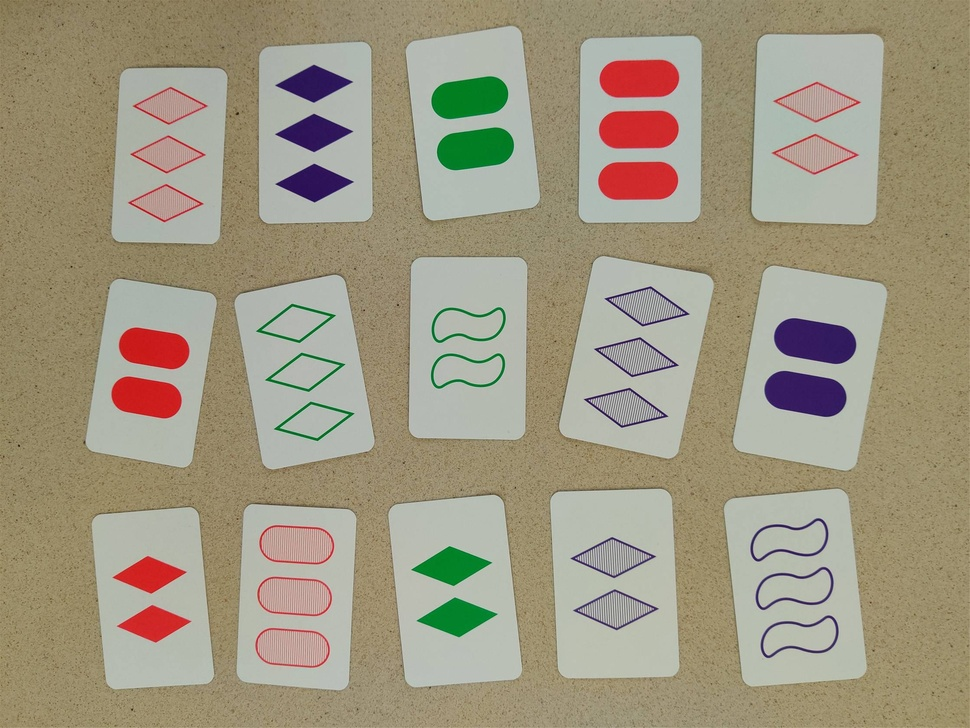
#> input picture Contours/Ttpvb.jpg, 970 x 728 px, shrunk from 2237 x 1678 before the run
$ jupyter execute Contours.ipynb
#> lines starting #> are read from the running program, lines starting #| are printed output that depends on the picture; after the words box and inside, x2 and y2 are one past the last pixel; in counts of white or black regions, pixels touching at a corner belong together
[cell 1]
import cv2
import numpy as np

[cell 2]
img1 = cv2.imread("Ttpvb.jpg")
#> img1 is the input picture: shape (728, 970, 3); mean B, G, R 129.3, 151.1, 159.3
img2 = cv2.imread("9B6hJ.jpg")
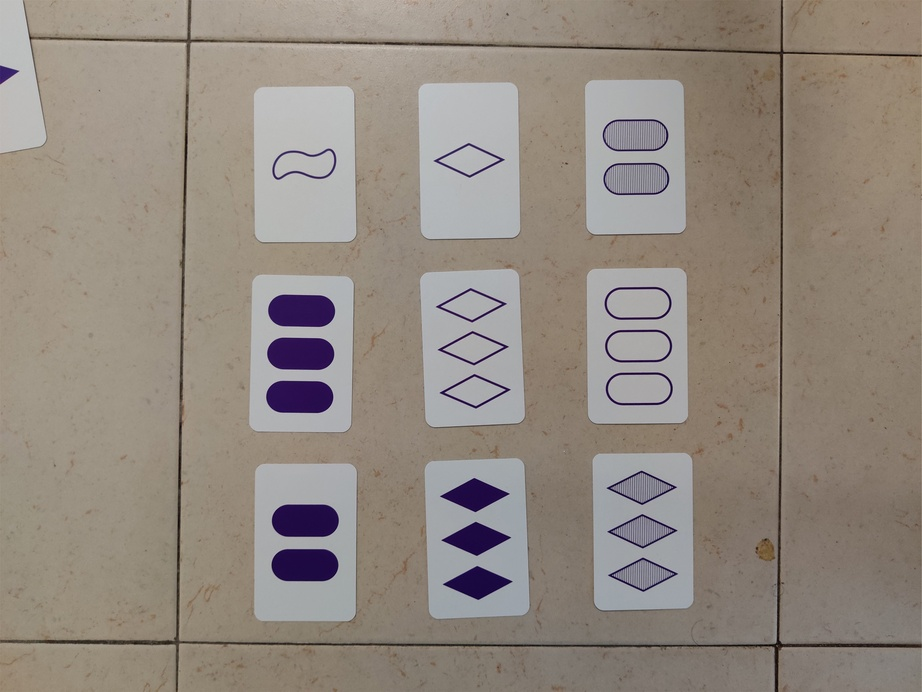
#> input picture Contours/9B6hJ.jpg, 922 x 692 px, shrunk from 2127 x 1595 before the run
#> img2 is the input picture: shape (692, 922, 3); mean B, G, R 128, 137.1, 146.6

assert img1 is not None
assert img2 is not None

Surface = "Surface"

[cell 3]
def GetContours(img,
                  GaussianKernel : tuple = (5, 5),
                  median : int = 21,
                  MorphologyKernel : tuple = (5,5),
                  CannyThreshold_min : int = 50,
                  CannyThreshold_max : int = 100):

#> called with GaussianKernel = (5, 5), median = 21, MorphologyKernel = (5, 5), CannyThreshold_min = 50, CannyThreshold_max = 100
    img_gray = cv2.cvtColor(img, cv2.COLOR_BGR2GRAY)

    img_blur = cv2.GaussianBlur(img_gray, GaussianKernel, 0)

    img_filtered = cv2.medianBlur(img_blur, median)
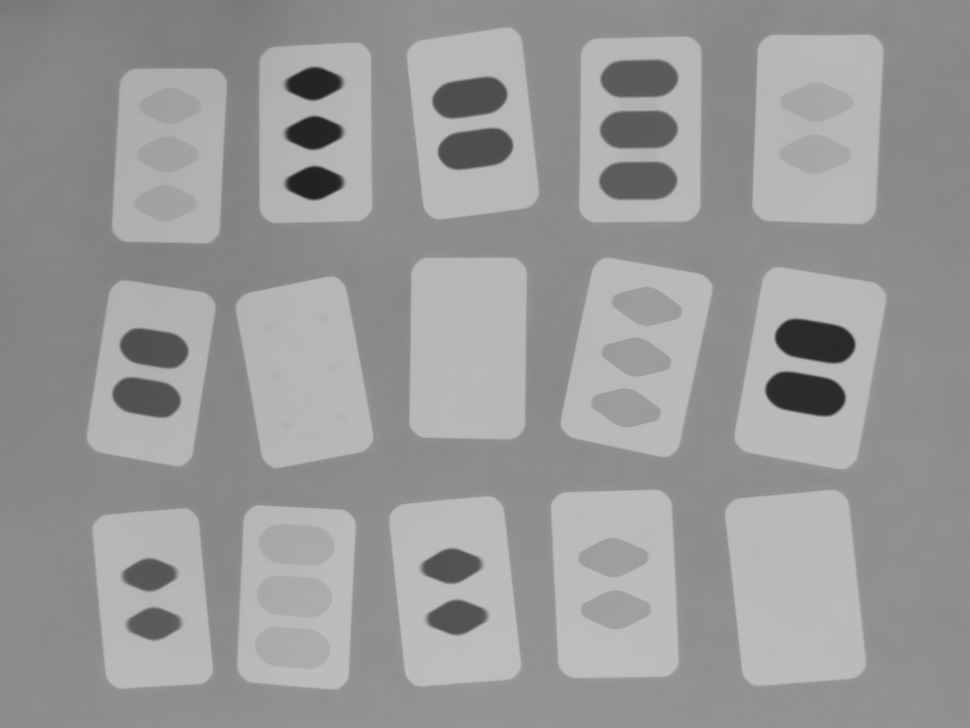
#> img_filtered: shape (728, 970); min 34, max 189, mean 152.9

    img_morph = cv2.morphologyEx(img_filtered, cv2.MORPH_OPEN, MorphologyKernel)
    img_morph = cv2.morphologyEx(img_morph, cv2.MORPH_CLOSE, MorphologyKernel)

    edges = cv2.Canny(img_morph,
                      CannyThreshold_min,
                      CannyThreshold_max)
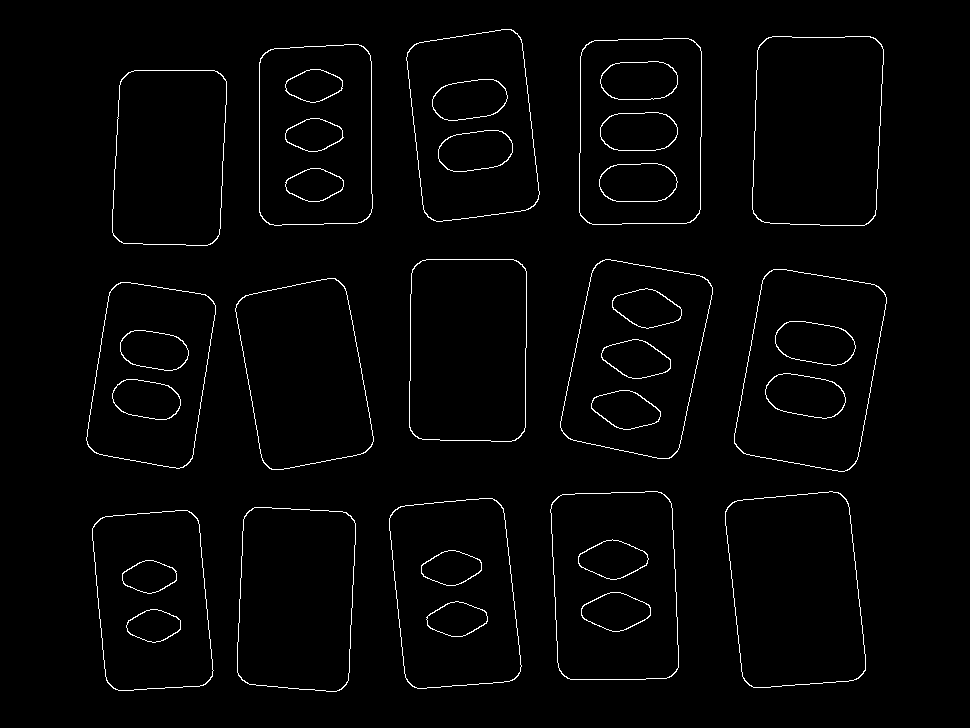
#> edges: shape (728, 970); 1.8% white in thin lines or dots, all inside (x1, y1, x2, y2) = (86, 29, 887, 692)

    return cv2.findContours(edges, cv2.RETR_EXTERNAL, cv2.CHAIN_APPROX_SIMPLE)

[cell 4]
def ShowContoursOnly(img, Surface, contours):
    zero = np.zeros_like(img)

    cv2.drawContours(zero, contours, -1, (0,255,0), 3)
    cv2.imshow(Surface, zero)

[cell 5]
def MyShowContours(img, Surface, contours):
    for i, contour in enumerate(contours):
        img_copy = img.copy()

        cv2.drawContours(img_copy, [contour], -1, (0, 255, 0), 2)
        cv2.imshow(Surface, img_copy)

        key = cv2.waitKey(0)
        if key == 27:
            cv2.destroyAllWindows()
            break

[cell 6]
contours1, _ = GetContours(img1)
#> contours1 = 15 contours; largest, box (x1, y1, x2, y2) and area: (734, 269, 887, 472) 23499, (725, 491, 866, 688) 23284, (752, 36, 884, 226) 23184, (560, 259, 713, 459) 22374, (550, 491, 679, 680) 22330

ShowContoursOnly(img1, Surface, contours1)
cv2.waitKey(0)


MyShowContours(img1, Surface, contours1)
#> the loop in MyShowContours, `for i, contour in enumerate(contours):` made 1 pass; (key Esc is pressed on pass 1)

[cell 7]
contours2, _ = GetContours(img2,median=37,MorphologyKernel=np.ones((1, 1)))
#> call 2 of GetContours, with GaussianKernel = (5, 5), median = 37, MorphologyKernel = array of shape (1, 1), CannyThreshold_min = 50, CannyThreshold_max = 100
#> in GetContours (call 2), `img_gray = cv2.cvtColor(img, cv2.COLOR_BGR2GRAY)`:
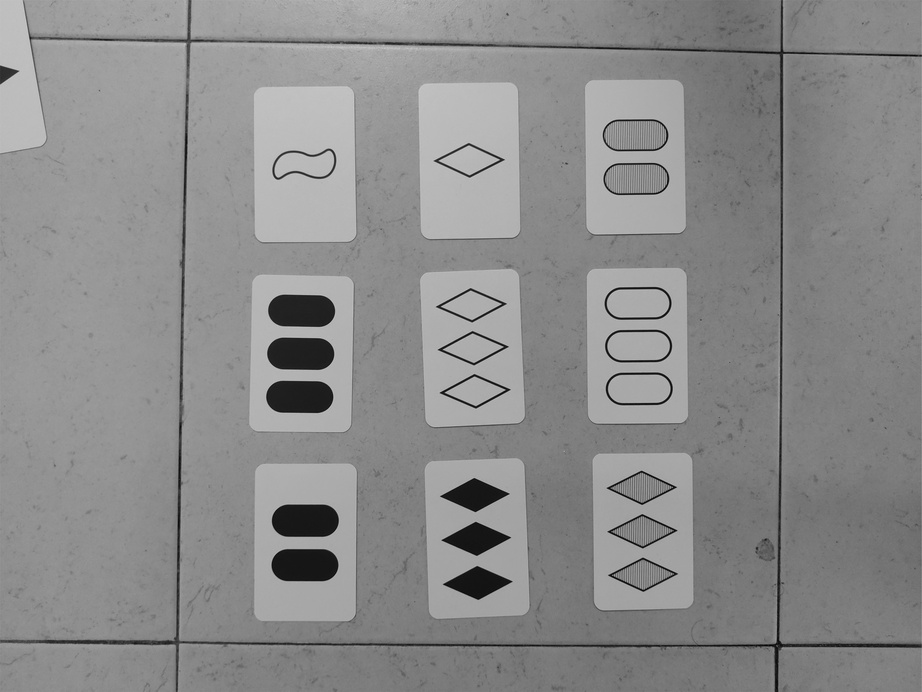
#> img_gray: shape (692, 922); min 2, max 202, mean 139
#> in GetContours (call 2), `img_filtered = cv2.medianBlur(img_blur, median)`:
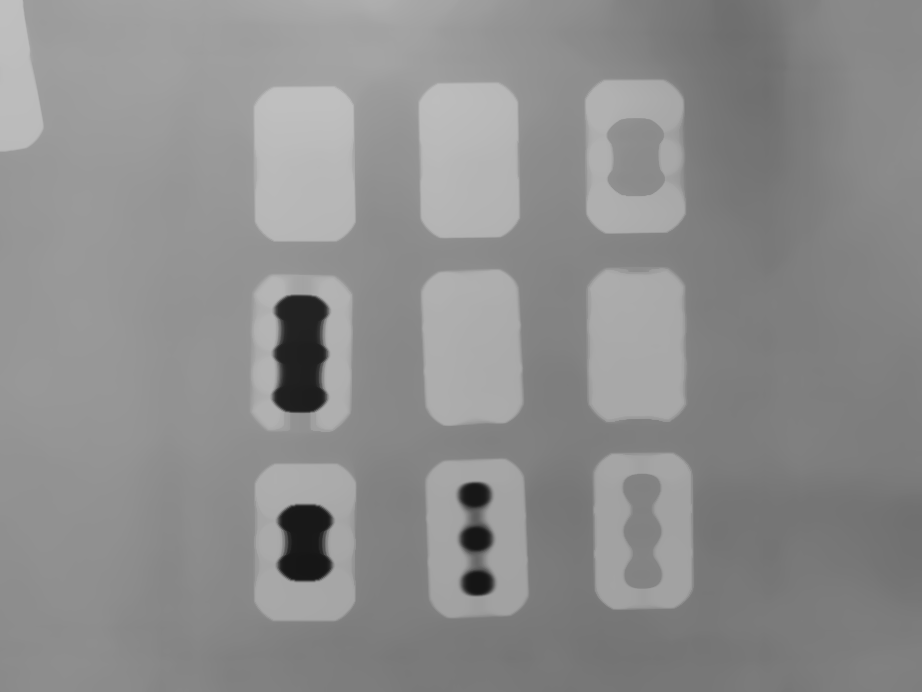
#> img_filtered: shape (692, 922); min 21, max 191, mean 141.1
#> in GetContours (call 2), `edges = cv2.Canny(img_morph, CannyThreshold_min, CannyThreshold_max)`:
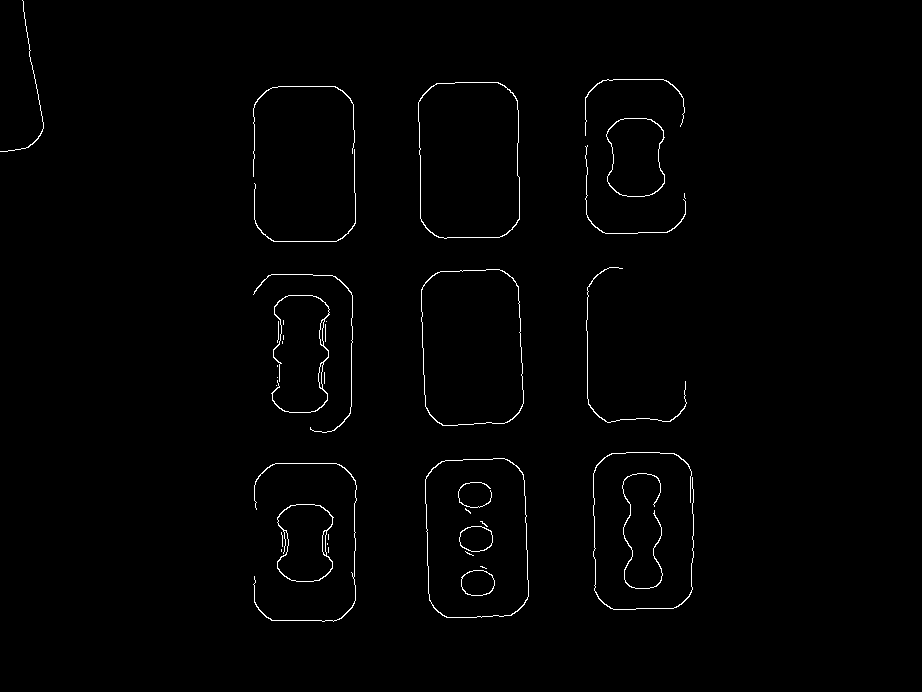
#> edges: shape (692, 922); 0.95% white in thin lines or dots, all inside (x1, y1, x2, y2) = (0, 0, 694, 622)
#> contours2 = 32 contours, 17 with area under 20; largest, box (x1, y1, x2, y2) and area: (425, 458, 529, 618) 15084, (418, 82, 520, 239) 14722, (421, 269, 524, 426) 14534, (606, 118, 665, 197) 3766, (277, 504, 334, 582) 3414
# contours2, _ = GetContours(img2,median=5,MorphologyKernel=np.ones((1, 1)))


ShowContoursOnly(img2, Surface, contours2)
#> call 2 of ShowContoursOnly, with Surface = 'Surface'
#> in ShowContoursOnly (call 2), `cv2.drawContours(zero, contours, -1, (0,255,0), 3)`:
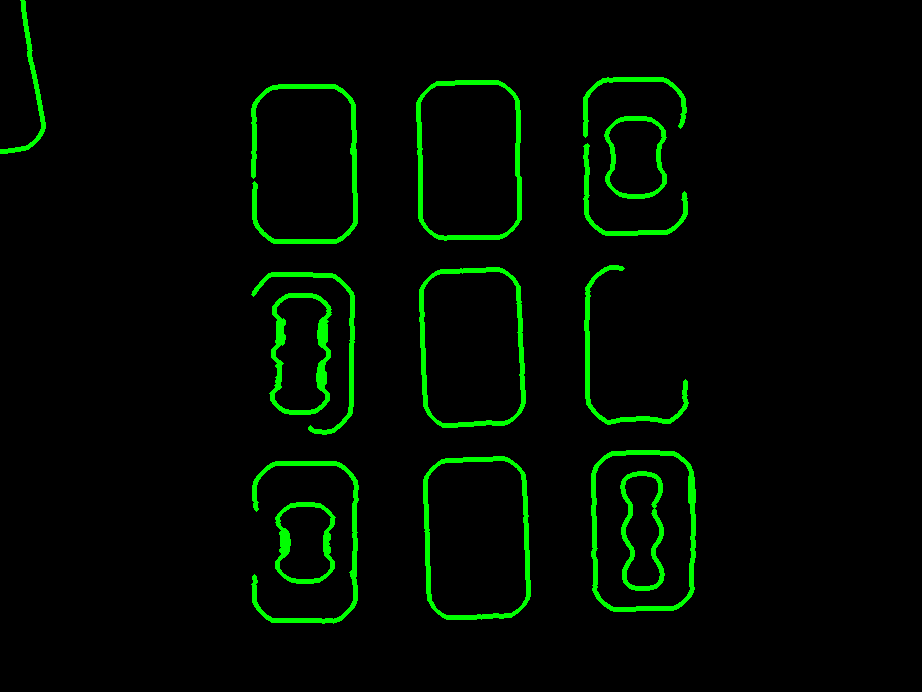
#> zero: shape (692, 922, 3); mean of channels 0, 1, 2 0, 9.9, 0; drawn as B, G, R
cv2.waitKey(0)


MyShowContours(img2, Surface, contours2)
#> the loop in MyShowContours (call 2), `for i, contour in enumerate(contours):` made 3 passes; (key Enter is pressed on pass 1)
#> contour on passes 1 to 3: [[281, 549], [281, 551]], [[328, 547], [328, 552]], [[327, 543], [327, 544]]
